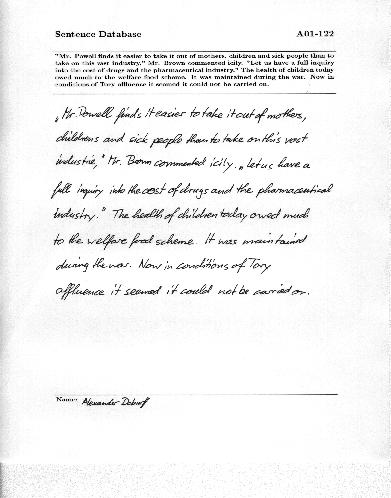
#> input picture Praneet/Line Detection Script/b.jpg, 391 x 498 px
$ python line_detection.py   (older library calls are emulated)
#> lines starting #> are read from the running program, lines starting #| are printed output that depends on the picture; after the words box and inside, x2 and y2 are one past the last pixel; in counts of white or black regions, pixels touching at a corner belong together
import cv2
from imutils import contours
import imutils

original_image = cv2.imread('b.jpg')
#> original_image is the input picture: shape (498, 391, 3); min 0, max 255, mean 243.4
#cv2.imshow('Original', original_image)
#cv2.waitKey(0)
'''
img_scaled = cv2.resize(original_image, None, fx = 0.3, fy = 0.3)
cv2.imshow('Resized',img_scaled)
cv2.waitKey(0)
'''
later = original_image.copy()

gray = cv2.cvtColor(original_image, cv2.COLOR_BGR2GRAY)
cv2.imshow('Gray',gray)
cv2.waitKey(0)

blurred = cv2.GaussianBlur(gray, (3, 3), 0)
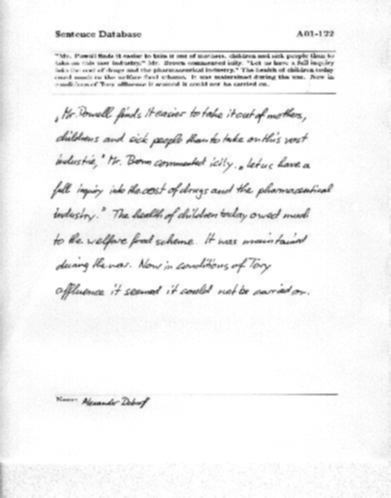
#> blurred: shape (498, 391); min 54, max 255, mean 243.4
cv2.imshow('Gray',blurred)
cv2.waitKey(0)

ret, thresh = cv2.threshold(blurred, 200, 255, cv2.THRESH_BINARY_INV + cv2.THRESH_OTSU)
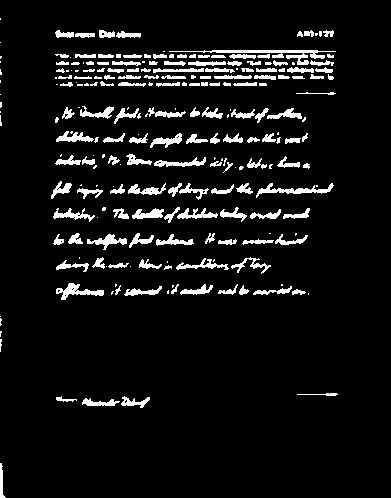
#> thresh: shape (498, 391); 7.2% white; 229 white regions (81 under 20 px), largest, box (x1, y1, x2, y2) and area: (169, 50, 336, 65) 606, (256, 183, 334, 198) 361, (56, 283, 104, 300) 321
#> ret = 204
cv2.imshow('Thresh',thresh)
cv2.waitKey(0)

edged = cv2.Canny(thresh, 30, 150)
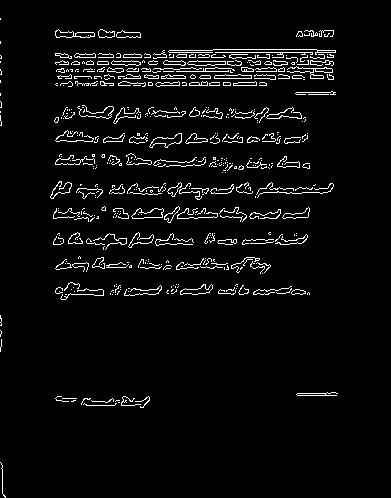
#> edged: shape (498, 391); 4.4% white in thin lines or dots, all inside (x1, y1, x2, y2) = (0, 18, 338, 498)
cv2.imshow('Edges', edged)
cv2.waitKey(0)

ret, cnts, hierarchy = cv2.findContours(edged.copy(), cv2.RETR_EXTERNAL, cv2.CHAIN_APPROX_SIMPLE)
#> cnts = 463 contours, 430 with area under 20; largest, box (x1, y1, x2, y2) and area: (131, 208, 164, 219) 214, (149, 133, 182, 148) 202, (55, 29, 95, 38) 178, (180, 284, 213, 295) 158, (187, 60, 226, 66) 128
(cnts, boundingBoxes) = contours.sort_contours(cnts, method="top-to-bottom")
#> boundingBoxes = 463 items, first 6: (0, 18, 1, 2), (98, 29, 17, 9), (55, 29, 40, 9), (319, 30, 15, 7), (304, 30, 14, 7), (116, 30, 25, 8)
clone = original_image.copy()

x_pnt = []
y_pnt = []
w_pnt = []
h_pnt = []
largest_h = 12
smallest_x = 0
smallest_y = 0
for c in cnts:
    # computing bounding box for rectangle
	(x, y, w, h) = cv2.boundingRect(c)

	if w >=12 and h >=12:
		roi = blurred[y:y +h, x:x + w]
		x_pnt.append(x)
		y_pnt.append(y)
		w_pnt.append(w)
		h_pnt.append(h)
		'''
		cv2.rectangle(img_scaled, (x,y), (x+w,y+h), (0,255,0), 5)
		cv2.imshow("rectangle", img_scaled)
		cv2.waitKey(0)
		'''
		ret, roi = cv2.threshold(roi, 200, 255, cv2.THRESH_BINARY_INV + cv2.THRESH_OTSU)
#> this loop made 463 passes
#> (x, y, w, h, ret) on passes 57, 119, 120, 121, 128, 170, 181, 210, 273, 274, 276, 277: (287, 66, 46, 13, 184), (77, 105, 37, 14, 195), (266, 107, 36, 12, 194), (254, 107, 15, 16, 186), (113, 107, 28, 17, 195), (55, 130, 39, 12, 193), (149, 133, 33, 15, 196), (277, 156, 23, 12, 192), (50, 181, 22, 18, 196), (256, 182, 38, 13, 197), (167, 182, 15, 15, 194), (257, 183, 77, 15, 196)
#> after the loop, h_pnt = 25 values, max 18 at index 8, min 12 at index 2, mean 14.24; w_pnt = 25 values, max 77 at index 11, min 13 at index 21, mean 29.12; x_pnt = 25 values, max 287 at index 0, min 50 at index 8, mean 170.8; y_pnt = 25 values from 66 to 396


points = len(x_pnt)
#> points = 25
#print(x_pnt,y_pnt,w_pnt,h_pnt)
largest_h = 12
smallest_x = x_pnt[0]
#> smallest_x = 287
smallest_y = y_pnt[0]
#> smallest_y = 66
largest_x = x_pnt[0]
#> largest_x = 287
x_pnt.append(x_pnt[-1])
y_pnt.append(y_pnt[-1])
w_pnt.append(w_pnt[-1])
h_pnt.append(h_pnt[-1])
for i in range(points):

	x, y, w, h = x_pnt[i], y_pnt[i], w_pnt[i], h_pnt[i]

	dumx, dumy = x,y
	if smallest_x > dumx:
		smallest_x = dumx
	if smallest_y > dumy:
		smallest_y = dumy
	if largest_x < dumx:
		largest_x = dumx
	if largest_h < h:
		largest_h = h

	if y_pnt[i + 1] > y + largest_h:
		#print(later.shape)
		#rint(x,y,w,h)
		cv2.rectangle(original_image, (smallest_x - w,smallest_y - h), (largest_x+w,smallest_y+largest_h), (0,0,255), 5)
		cv2.imshow("rectangle", original_image)
		cv2.waitKey(0)
		cv2.destroyAllWindows()
		smallest_x = x_pnt[i + 1]
		smallest_y = y_pnt[i + 1]
		#smallest_x = x_pnt[i + 1]
		cropped = later[smallest_y:smallest_y + largest_h, smallest_x:x + w]
#> this loop made 25 passes
#> (x, y, w, h, dumx, dumy, largest_h, smallest_x) on passes 1, 5: (287, 66, 46, 13, 287, 66, 13, 77), (113, 107, 28, 17, 113, 107, 17, 55)
#> (x, y, w, h, dumx, dumy, smallest_x, smallest_y) on passes 7, 8, 13, 16, 20, 23: (149, 133, 33, 15, 149, 133, 277, 156), (277, 156, 23, 12, 277, 156, 50, 181), (179, 183, 23, 17, 179, 183, 164, 206), (224, 207, 23, 15, 224, 207, 128, 232), (93, 233, 34, 17, 93, 233, 231, 257), (250, 261, 15, 13, 250, 261, 60, 288)
#> pass 1, `cv2.imshow("rectangle", original_image)`:
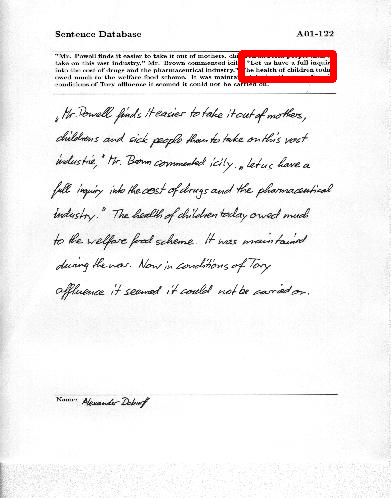
#> window 'rectangle': shape (498, 391, 3); mean B, G, R 241.7, 241.7, 243.9
#> after the loop:
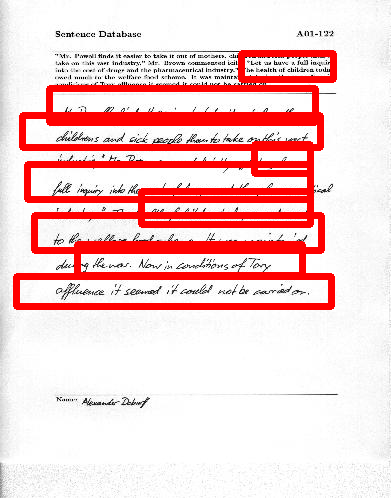
#> original_image: shape (498, 391, 3); 14.99% of pixels changed, all inside (x1, y1, x2, y2) = (13, 50, 337, 310)
#> after the loop, largest_h = 18; largest_x = 287

"""
	if largest_h < h:
		largest_h = h
	if smallest_x > x:
		smallest_x = x
	if smallest_y > y:
		smallest_y = y
		"""
cv2.destroyAllWindows()


"""
tf.reset_default_graph()

model = Sequential()
model.add(Conv2D(30, (5,5), input_shape=(28,28,1), activation='relu'))
model.add(MaxPooling2D(pool_size=(2,2)))
model.add(Conv2D(15, (3,3), activation='relu'))
model.add(MaxPooling2D(pool_size=(2,2)))
model.add(Dropout(0.2))
model.add(Flatten())
model.add(Dense(128, activation='relu'))
model.add(Dense(50, activation='relu'))
model.add(Dense(num_classes, activation='softmax'))
model.compile(loss='categorical_crossentropy', optimizer='adam', metrics=['accuracy'])

#TensorBoard Callback
tbcallback = TensorBoard(log_dir='./Graph', write_graph=True, write_images=True, histogram_freq=1)

model.fit(X_train, Y_train, validation_data=(X_test, Y_test), epochs=10, batch_size=200, callbacks=[tbcallback])
"""

$ run again, with Praneet/Line Detection Script/a.jpg copied over Praneet/Line Detection Script/b.jpg
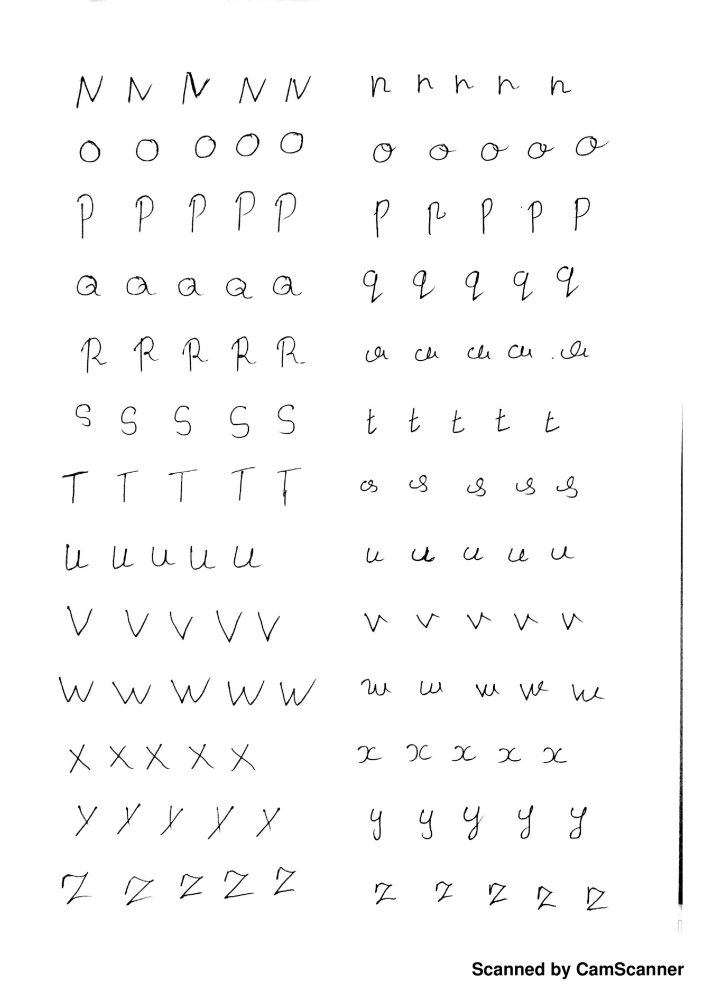
#> input picture Praneet/Line Detection Script/a.jpg, 3508 x 4964 px (shown at 1/5 size)
#> original_image is the input picture: shape (4964, 3508, 3); min 0, max 255, mean 250.4
#> `ret, thresh = cv2.threshold(blurred, 200, 255, cv2.THRESH_BINARY_INV +..`:
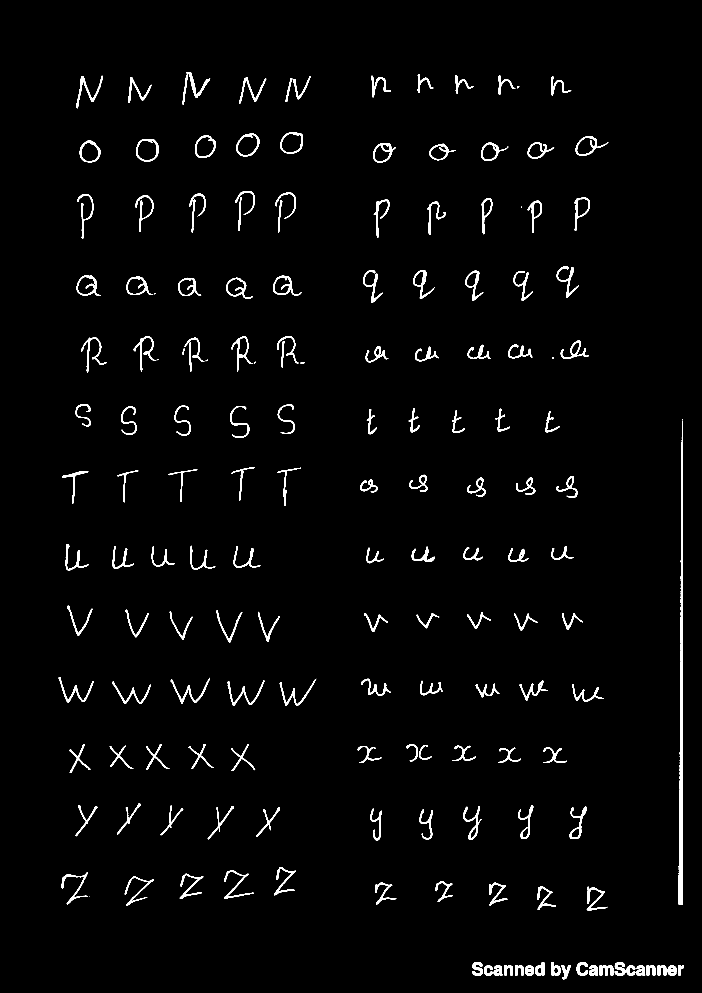
#> thresh: shape (4964, 3508) (shown at 1/5 size); 1.9% white; 173 white regions (4 under 20 px), largest, box (x1, y1, x2, y2) and area: (3391, 2104, 3413, 4525) 27092, (382, 379, 514, 541) 3302, (2317, 4031, 2406, 4200) 2932
#> `ret, thresh = cv2.threshold(blurred, 200, 255, cv2.THRESH_BINARY_INV +..`: ret = 151
#> edged: shape (4964, 3508); 0.55% white in thin lines or dots, all inside (x1, y1, x2, y2) = (293, 359, 3419, 4896)
#> cnts = 220 contours, 49 with area under 20; largest, box (x1, y1, x2, y2) and area: (679, 695, 793, 806) 10280, (1179, 666, 1297, 782) 10000, (1401, 659, 1515, 767) 9884, (975, 677, 1079, 790) 9013, (397, 700, 502, 811) 8636
#> boundingBoxes = 220 items, first 6: (932, 359, 119, 131), (2087, 371, 79, 93), (912, 372, 28, 150), (2276, 374, 92, 93), (2492, 377, 85, 96), (1856, 378, 99, 108)
#> the loop `for c in cnts:` made 220 passes
#> (x, y, w, h, ret) on passes 1 to 8: (932, 359, 119, 131, 140), (2087, 371, 79, 93, 142), (912, 372, 28, 150, 146), (2276, 374, 92, 93, 146), (2492, 377, 85, 96, 147), (1856, 378, 99, 108, 143), (381, 378, 133, 163, 146), (2755, 380, 101, 97, 145)
#> after the loop `for c in cnts:`: h_pnt = 175 values, max 2421 at index 75, min 23 at index 119, mean 123.5; w_pnt = 175 values, max 197 at index 111, min 12 at index 59, mean 93.22; x_pnt = 175 values, max 3391 at index 75, min 293 at index 110, mean 1780.4; y_pnt = 175 values from 359 to 4827
#> points = 175
#> `smallest_x = x_pnt[0]`: smallest_x = 932
#> `smallest_y = y_pnt[0]`: smallest_y = 359
#> `largest_x = x_pnt[0]`: largest_x = 932
#> the loop `for i in range(points): ` made 175 passes
#> (x, y, w, h, dumx, dumy, smallest_x, largest_h) on passes 3, 7, 28: (912, 372, 28, 150, 912, 372, 912, 150), (381, 378, 133, 163, 381, 378, 381, 163), (384, 969, 83, 223, 384, 969, 384, 223)
#> after the loop `for i in range(points):`:
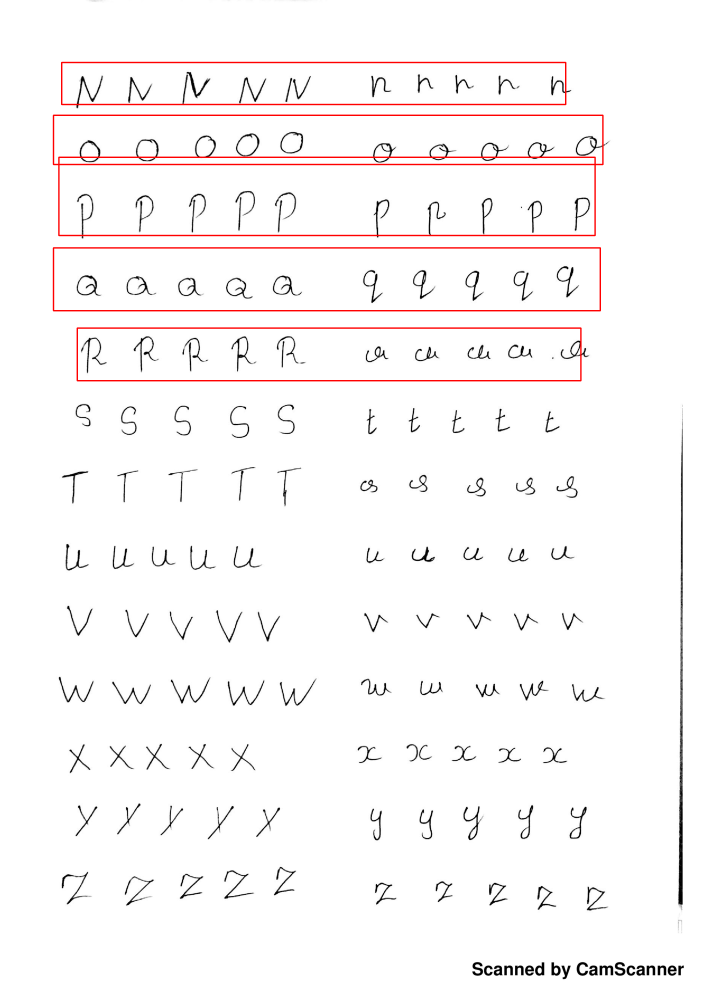
#> original_image: shape (4964, 3508, 3) (shown at 1/5 size); mean B, G, R 247.4, 247.4, 250.4

$ run again, with Praneet/Line Detection Script/c.jpg copied over Praneet/Line Detection Script/b.jpg
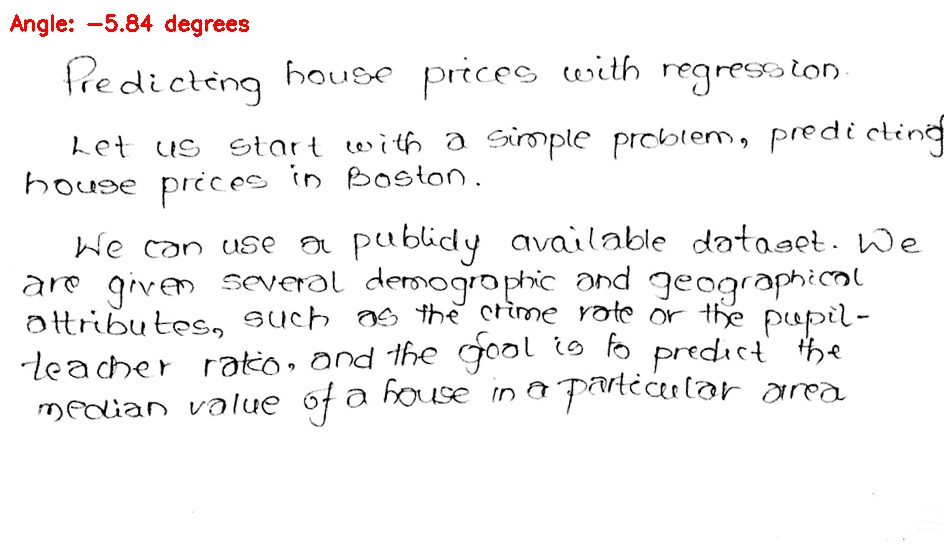
#> input picture Praneet/Line Detection Script/c.jpg, 944 x 544 px
#> original_image is the input picture: shape (544, 944, 3); mean B, G, R 244.4, 244.4, 245.1
#> `ret, thresh = cv2.threshold(blurred, 200, 255, cv2.THRESH_BINARY_INV +..`:
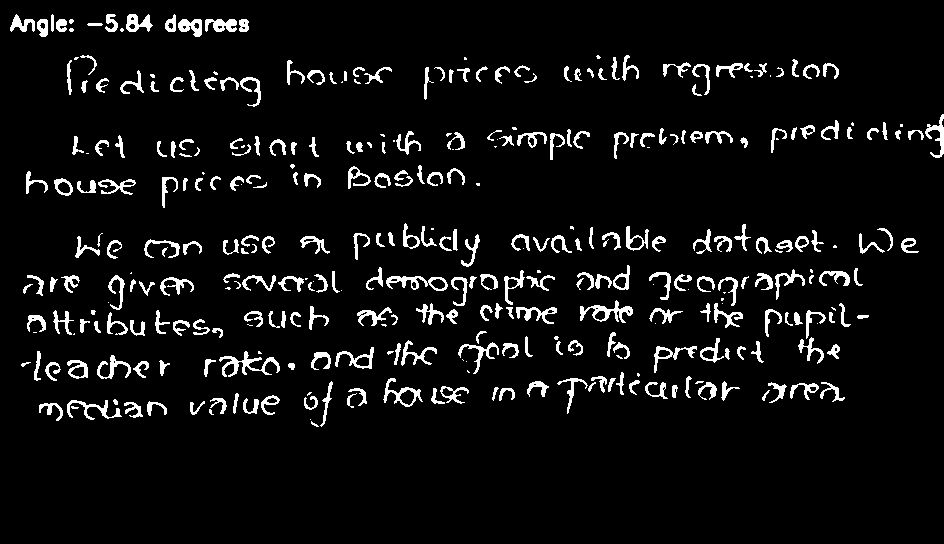
#> thresh: shape (544, 944); 6.2% white; 359 white regions (71 under 20 px), largest, box (x1, y1, x2, y2) and area: (219, 351, 280, 377) 498, (580, 300, 633, 323) 433, (386, 276, 448, 291) 384
#> `ret, thresh = cv2.threshold(blurred, 200, 255, cv2.THRESH_BINARY_INV +..`: ret = 187
#> edged: shape (544, 944); 4% white in thin lines or dots, all inside (x1, y1, x2, y2) = (9, 13, 944, 427)
#> cnts = 940 contours, 891 with area under 20; largest, box (x1, y1, x2, y2) and area: (125, 13, 153, 32) 309, (460, 234, 480, 267) 178, (164, 14, 176, 32) 136, (76, 179, 96, 193) 110, (822, 62, 839, 79) 108
#> boundingBoxes = 940 items, first 6: (125, 13, 28, 19), (105, 13, 13, 19), (164, 14, 12, 18), (50, 14, 4, 18), (9, 14, 26, 18), (239, 18, 10, 14)
#> the loop `for c in cnts:` made 940 passes
#> (x, y, w, h, ret) on passes 1, 2, 3, 5, 7, 8, 26, 28: (125, 13, 28, 19, 165), (105, 13, 13, 19, 160), (164, 14, 12, 18, 163), (9, 14, 26, 18, 167), (204, 18, 33, 14, 159), (178, 18, 24, 19, 164), (622, 54, 17, 27, 176), (80, 55, 16, 14, 204)
#> after the loop `for c in cnts:`: h_pnt = 206 values, max 35 at index 97, min 12 at index 14, mean 18.44; w_pnt = 206 values, max 63 at index 113, min 12 at index 2, mean 18.95; x_pnt = 206 values, max 924 at index 27, min 9 at index 3, mean 426; y_pnt = 206 values from 13 to 406
#> points = 206
#> `smallest_x = x_pnt[0]`: smallest_x = 125
#> `smallest_y = y_pnt[0]`: smallest_y = 13
#> `largest_x = x_pnt[0]`: largest_x = 125
#> the loop `for i in range(points): ` made 206 passes
#> (x, y, w, h, dumx, dumy, smallest_x, smallest_y) on passes 6, 27: (178, 18, 24, 19, 178, 18, 622, 54), (95, 77, 14, 15, 95, 77, 924, 113)
#> after the loop `for i in range(points):`:
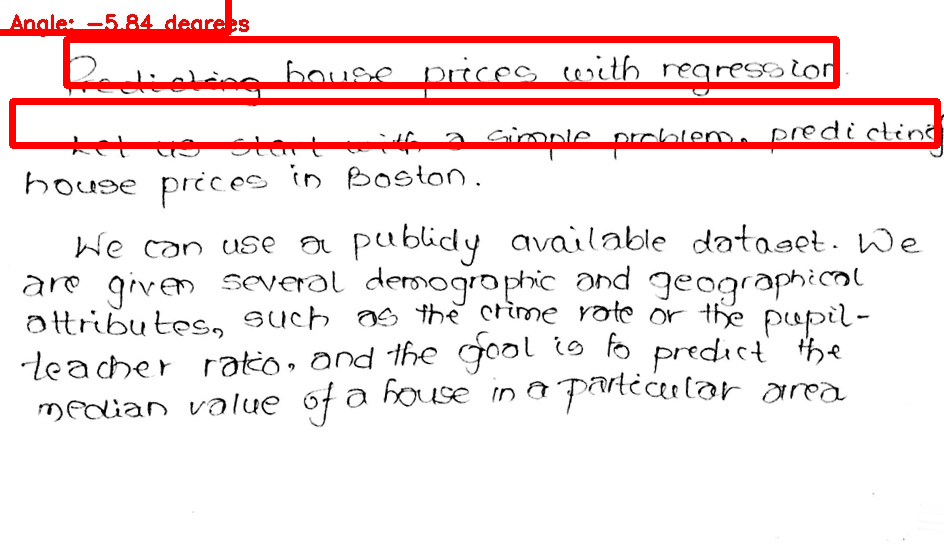
#> original_image: shape (544, 944, 3); 5.21% of pixels changed, all inside (x1, y1, x2, y2) = (0, 0, 941, 149)

$ run again, with Praneet/Line Detection Script/vrkIj.png saved as Praneet/Line Detection Script/b.jpg
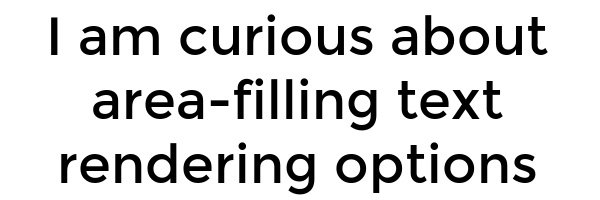
#> input picture Praneet/Line Detection Script/vrkIj.png, 600 x 200 px
#> original_image is the input picture: shape (200, 600, 3); min 0, max 255, mean 218.2
#> `ret, thresh = cv2.threshold(blurred, 200, 255, cv2.THRESH_BINARY_INV +..`:
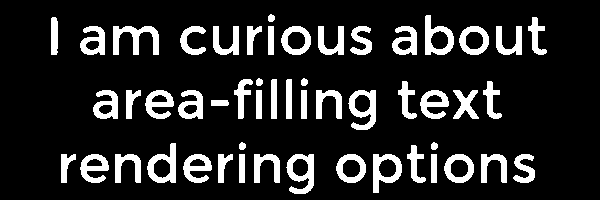
#> thresh: shape (200, 600); 14.9% white; 52 white regions, largest, box (x1, y1, x2, y2) and area: (113, 26, 159, 55) 662, (286, 154, 314, 194) 607, (348, 90, 376, 130) 606
#> `ret, thresh = cv2.threshold(blurred, 200, 255, cv2.THRESH_BINARY_INV +..`: ret = 141
#> edged: shape (200, 600); 5.3% white in thin lines or dots, all inside (x1, y1, x2, y2) = (50, 14, 547, 194)
#> `ret, cnts, hierarchy = cv2.findContours(edged.copy(), cv2.RETR_EXTERNA..`: cnts = 54 contours, 2 with area under 20; largest, box (x1, y1, x2, y2) and area: (424, 14, 454, 55) 814, (372, 153, 402, 193) 810, (146, 142, 176, 183) 788, (443, 153, 474, 183) 691, (335, 153, 366, 183) 691
#> `(cnts, boundingBoxes) = contours.sort_contours(cnts, method="top-to-bo..`: cnts = 54 contours, 2 with area under 20; largest, box (x1, y1, x2, y2) and area: (424, 14, 454, 55) 814, (372, 153, 402, 193) 810, (146, 142, 176, 183) 788, (458, 25, 489, 55) 691, (280, 25, 311, 55) 691; boundingBoxes = 54 items, first 6: (424, 14, 30, 41), (267, 14, 8, 8), (527, 16, 20, 39), (50, 16, 8, 39), (495, 25, 27, 30), (458, 25, 31, 30)
#> the loop `for c in cnts:` made 54 passes
#> (x, y, w, h, ret) on passes 1, 3, 5, 6, 7, 8, 9, 10: (424, 14, 30, 41, 133), (527, 16, 20, 39, 130), (495, 25, 27, 30, 132), (458, 25, 31, 30, 132), (391, 25, 26, 30, 126), (350, 25, 22, 30, 127), (317, 25, 27, 30, 132), (280, 25, 31, 30, 132)
#> after the loop `for c in cnts:`: h_pnt = 40 values, max 41 at index 0, min 18 at index 24, mean 31.93; w_pnt = 40 values, max 47 at index 11, min 16 at index 8, mean 25.57; x_pnt = 40 values, max 527 at index 1, min 60 at index 38, mean 294.7; y_pnt = 40 values from 14 to 158
#> points = 40
#> `smallest_x = x_pnt[0]`: smallest_x = 424
#> `smallest_y = y_pnt[0]`: smallest_y = 14
#> `largest_x = x_pnt[0]`: largest_x = 424
#> the loop `for i in range(points): ` made 40 passes
#> (x, y, w, h, dumx, dumy, smallest_x, smallest_y) on passes 13, 25: (79, 25, 26, 30, 79, 25, 233, 78), (354, 94, 16, 18, 354, 94, 146, 142)
#> after the loop `for i in range(points):`:
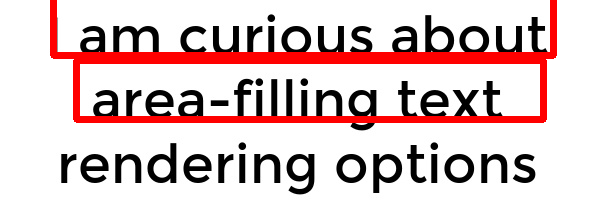
#> original_image: shape (200, 600, 3); 8.89% of pixels changed, all inside (x1, y1, x2, y2) = (50, 0, 557, 123)
#> after the loop `for i in range(points):`: largest_h = 41; largest_x = 527
